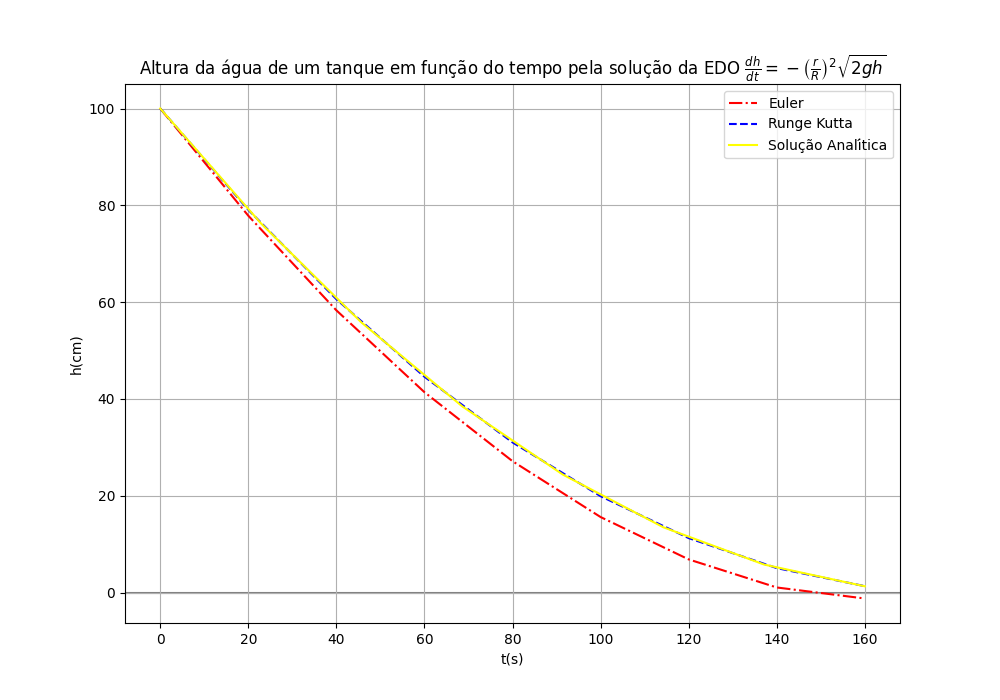

Recreate this plot in Python.
""" 
Eros Moreira Ferreira
05/06/2024
Resolve uma EDO pelo método de Euler e Runge Kutta
"""
import numpy as np
def Euler(f, t0, tf, x0,N = 50):
    """
    Pelo método de Euler calcula uma aproximação para uma EDO que possui
    apenas uma variável dependente.
    Args:
        t0 (float): valor de t inicial
        tf (float): valor de t final
        x0 (float): valor de x(t0)
        N (int): número de iterações

    Returns:
        Tuple: duas arrays, t e x, com seus 
        espectivos intervalos.
    """
    h = (tf-t0) / N      # Largura do intervalo.
    t = np.zeros([N+1])  # intervalos em t.
    x = np.zeros([N+1])  # intervalos em x.
    x[0] = x0
    t[0] = t0
    
    # Loop do método de Euler.
    for i in range(1, N+1):
        xn = x0 + h * f(x0,t0)
        x0 = xn
        t0 += h
        x[i] = x0
        t[i] = t0
    return x ,t

def Runge_kutta(dxdt, t0, tf, x0, N = 50):
    """
    Usa o método de Runge Kutta para calcular uma aproximação para uma EDO
    com apenas uma variável dependente.
    Args:
        dxdt (função): EDO que terá solução aproximada
        t0 (float): valor de t inicial
        tf (float): valor de t final
        x0 (float): valor de x(t0)
        N (int): número de iterações

    Returns:
        Tuple: duas arrays, t e x, com seus 
        espectivos intervalos.
    """
    h = (tf-t0) / N      # Largura do intervalo.
    t = np.zeros([N+1])  # intervalos em t.
    x = np.zeros([N+1])  # intervalos em x.
    # Condição inicial.
    x[0] = x0
    t[0] = t0

    # Loop que calcula a função pelo Metodo de Runge Kutta.
    for i in range(1, N+1):
        f0 = dxdt(x0,t0)
        f1 = dxdt(x0 + (h/2)*f0, t0 + h/2)
        f2 = dxdt(x0 + (h/2)*f1, t0 + h/2)
        f3 = dxdt(x0 + h*f2, t0 + h)
        xn = x0 + (h/6) * (f0 + 2*f1 + 2*f2 + f3)     # x[i+1]
        x0 = xn
        t0 += h                                       # t[i+1]
        x[i] = xn
        t[i] = t0
    return x ,t




# EDO que terá aproximação encontrada.
dxdt = lambda h, t: -(0.01 / 0.2)**2 * np.sqrt(2 * 9.81 * h)

# Variáveis para a aproximação.
t0 = 0
tf = 160
N = 8
h0 = 1

# Chama a função que calcula a aproximação de uma EDO e recebe os valores.
h1 ,t1 = Euler(dxdt,t0,tf,h0,N)
h2 ,t2 = Runge_kutta(dxdt,t0,tf,h0,N)

# Solução analítica da EDO para comparar com a aproximação.
a = (0.01 / 0.2)**2 *np.sqrt(2 * 9.81)
ht = lambda h,t: a**2 * t**2 /4 - a * t * np.sqrt(h0) + h0

t = np.linspace(t0,tf,8)
h = ht(h0,t)

# plota os graficos
import matplotlib.pyplot as plt
plt.figure(figsize=(10,7))
plt.plot(t1, h1*100, '-.', label = "Euler", color = "red")
plt.plot(t2, h2*100, '--', label = "Runge Kutta", color = "blue")
plt.plot(t, h*100, label = "Solução Analítica", color = "yellow")
plt.axhline(color = "gray",zorder= 1)
plt.ylabel("h(cm)")
plt.xlabel("t(s)")
plt.title(r"Altura da água de um tanque em função do tempo pela solução da EDO $\frac{dh}{dt} = - \left( \frac{r}{R} \right)^2 \sqrt{2gh}$")
plt.legend()
plt.grid(True)
plt.savefig("tanque.png")
plt.show()
